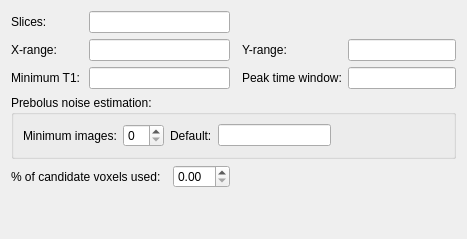
                 <widget class="QWidget" name="aifTab">
                  <attribute name="title">
                   <string>AIF detection</string>
                  </attribute>
                  <layout class="QGridLayout" name="gridLayout_12">
                   <item row="1" column="0">
                    <widget class="QLabel" name="label_12">
                     <property name="text">
                      <string>X-range:</string>
                     </property>
                    </widget>
                   </item>
                   <item row="4" column="0">
                    <widget class="QLabel" name="label_18">
                     <property name="text">
                      <string>Minimum T1:</string>
                     </property>
                    </widget>
                   </item>
                   <item row="1" column="5">
                    <widget class="QLabel" name="label_35">
                     <property name="text">
                      <string>Y-range:</string>
                     </property>
                    </widget>
                   </item>
                   <item row="6" column="0" colspan="7">
                    <widget class="QGroupBox" name="groupBox_2">
                     <property name="title">
                      <string>Prebolus noise estimation:</string>
                     </property>
                     <layout class="QHBoxLayout" name="horizontalLayout_3">
                      <item>
                       <widget class="QLabel" name="label_25">
                        <property name="text">
                         <string>Minimum images:</string>
                        </property>
                       </widget>
                      </item>
                      <item>
                       <widget class="QSpinBox" name="prebolusMinSpinBox"/>
                      </item>
                      <item>
                       <widget class="QLabel" name="label_32">
                        <property name="text">
                         <string>Default:</string>
                        </property>
                       </widget>
                      </item>
                      <item>
                       <widget class="QLineEdit" name="prebolusNoiseLineEdit"/>
                      </item>
                      <item>
                       <spacer name="horizontalSpacer_3">
                        <property name="orientation">
                         <enum>Qt::Horizontal</enum>
                        </property>
                        <property name="sizeHint" stdset="0">
                         <size>
                          <width>40</width>
                          <height>20</height>
                         </size>
                        </property>
                       </spacer>
                      </item>
                     </layout>
                    </widget>
                   </item>
                   <item row="1" column="6">
                    <widget class="QLineEdit" name="yRangeLineEdit"/>
                   </item>
                   <item row="4" column="5">
                    <widget class="QLabel" name="label_34">
                     <property name="text">
                      <string>Peak time window:</string>
                     </property>
                    </widget>
                   </item>
                   <item row="4" column="6">
                    <widget class="QLineEdit" name="peakTimeLineEdit"/>
                   </item>
                   <item row="0" column="0">
                    <widget class="QLabel" name="label_14">
                     <property name="text">
                      <string>Slices:</string>
                     </property>
                    </widget>
                   </item>
                   <item row="8" column="1">
                    <spacer name="verticalSpacer_10">
                     <property name="orientation">
                      <enum>Qt::Vertical</enum>
                     </property>
                     <property name="sizeHint" stdset="0">
                      <size>
                       <width>20</width>
                       <height>40</height>
                      </size>
                     </property>
                    </spacer>
                   </item>
                   <item row="7" column="0" colspan="2">
                    <widget class="QLabel" name="label_33">
                     <property name="text">
                      <string>% of candidate voxels used:</string>
                     </property>
                    </widget>
                   </item>
                   <item row="7" column="3">
                    <widget class="QDoubleSpinBox" name="selectPctSpinBox"/>
                   </item>
                   <item row="0" column="1" colspan="3">
                    <widget class="QLineEdit" name="slicesLineEdit"/>
                   </item>
                   <item row="1" column="1" colspan="3">
                    <widget class="QLineEdit" name="xRangeLineEdit"/>
                   </item>
                   <item row="4" column="1" colspan="3">
                    <widget class="QLineEdit" name="minT1lineEdit"/>
                   </item>
                  </layout>
                 </widget>
